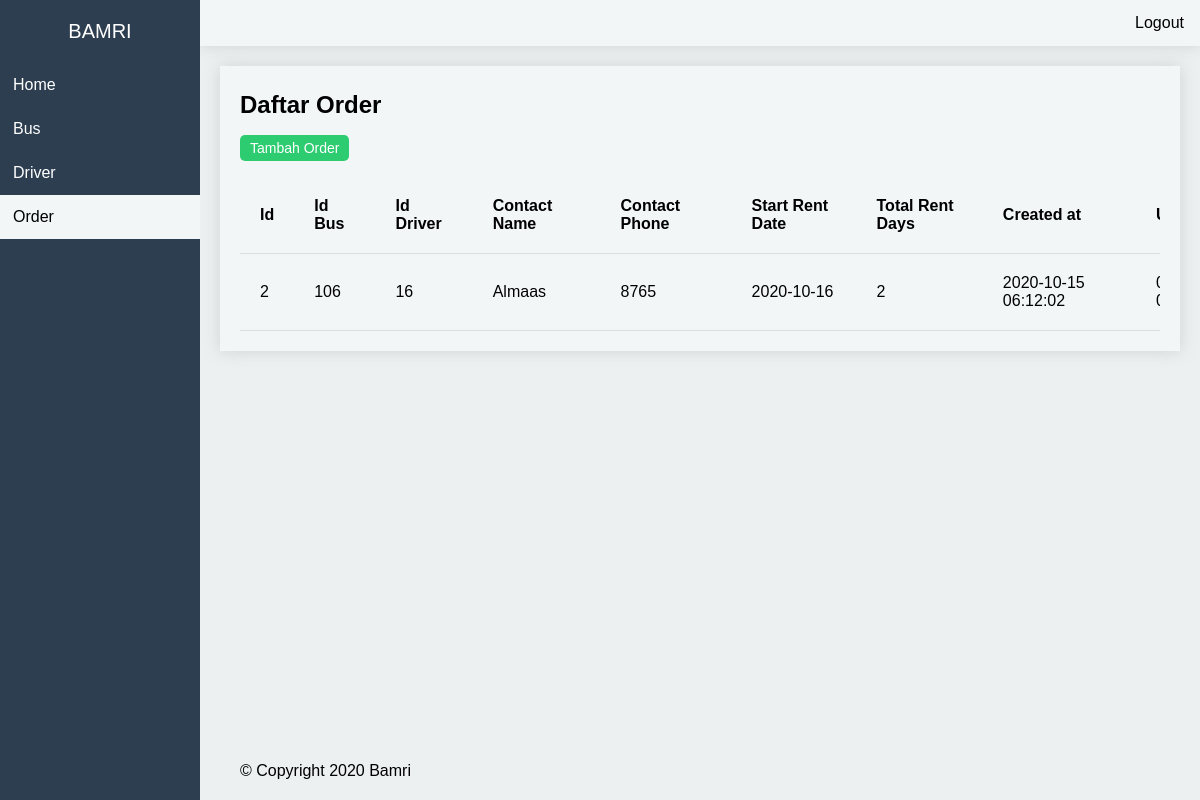
Page /order/order.php (signed in) on the committed database.
### tables this page shows
CREATE TABLE `orders` (
  `id` int(11) NOT NULL,
  `bus_id` int(11) NOT NULL,
  `driver_id` int(11) NOT NULL,
  `contact_name` varchar(255) NOT NULL,
  `contact_phone` varchar(255) NOT NULL,
  `start_rent_date` date NOT NULL,
  `total_rent_days` int(11) NOT NULL,
  `created_at` timestamp NOT NULL DEFAULT CURRENT_TIMESTAMP,
  `updated_at` timestamp NOT NULL DEFAULT '0000-00-00 00:00:00' ON UPDATE CURRENT_TIMESTAMP
);

### order/order.php (the view, shortened to what this page needs)
<!DOCTYPE html>
<html lang="en">
<head>
    <link rel="stylesheet" href="../style.css">
</head>
<body>
    <div class="topnav">
        <a class="logout" href="../logout.php">Logout</a>
    </div>
    <div class="sidenav">
        <a class="logo" href="">BAMRI</a>
        <a href="../index.php">Home</a>
        <a href="../bus/bus.php">Bus</a>
        <a href="../driver/driver.php">Driver</a>
        <a class="active" href="order.php">Order</a>
    </div>
    <div class="content">
        <div class="card">
            <h2>Daftar Order</h2>
            <a class="btn-add" href="add_order.php">Tambah Order</a>
            <div style="overflow-x:auto;">
                <table style="width: 1200px;">
                    <thead>
                        <tr>
                            <th>Id</th>
                            <th>Id Bus</th>
                            <th>Id Driver</th>
                            <th>Contact Name</th>
                            <th>Contact Phone</th>
                            <th>Start Rent Date</th>
                            <th>Total Rent Days</th>
                            <th>Created at</th>
                            <th>Updated at</th>
                        </tr>
                    </thead>
                    <tbody>
                        <?php
                        include "../config.php";
                        $data = mysqli_query($conn, "SELECT * FROM orders");
                        while ($d = mysqli_fetch_array($data)) {
                        ?>
                            <tr>
                                <td><?= $d['id'] ?></td>
                                <td><?= $d['bus_id'] ?></td>
                                <td><?= $d['driver_id'] ?></td>
                                <td><?= $d['contact_name'] ?></td>
                                <td><?= $d['contact_phone'] ?></td>
                                <td><?= $d['start_rent_date'] ?></td>
                                <td><?= $d['total_rent_days'] ?></td>
                                <td><?= $d['created_at'] ?></td>
                                <td><?= $d['updated_at'] ?></td>
                            </tr>
                        <?php
                        }
                        ?>
                    </tbody>
                </table>
            </div>
        </div>
        <div class="footer">&copy; Copyright 2020 Bamri</div>
    </div>
</body>
</html>

### style.css (style rules this page uses)
* { box-sizing: border-box; }
body { margin: 0; font-family: Arial, Helvetica, sans-serif; background-color: #ecf0f1; }
.topnav { overflow: hidden; background-color: #f2f6f7; margin-left: 200px; box-shadow: 0px 0px 15px 0px rgba(200, 200, 200, 0.75); }
.topnav a { float: right; display: block; color: #000; text-align: center; padding: 14px 16px; text-decoration: none; }
.sidenav { height: 100%; width: 200px; position: fixed; z-index: 1; top: 0; left: 0; background-color: #2c3e50; overflow-x: hidden; }
.sidenav a { color: white; padding: 13px; text-decoration: none; display: block; }
.sidenav .active { background-color: #f2f6f7; color: #000; }
.content { margin-left: 200px; padding-left: 20px; }
.card { background-color: #f2f6f7; padding: 5px 20px 20px 20px; margin-top: 20px; margin-right: 20px; box-shadow: 0px 0px 15px 0px rgba(200, 200, 200, 0.75); }
.sidenav .logo { padding: 20px; text-align: center; font-size: 20px; }
table, td, th { border-bottom: 1px solid #ddd; text-align: left; }
table { margin-top: 20px; border-collapse: collapse; width: 1086px; }
th, td { padding: 20px; }
.btn-add { background-color: #2ecc71; padding: 5px 10px 5px 10px; font-size: 14px; color: #fff; text-decoration: none; border-radius: 5px; }
.footer { text-align: center; bottom: 0; position: fixed; padding: 20px; }

### rows in the picture
orders: id "2", bus "106", driver "16", contact_name "Almaas", contact_phone "8765", start_rent_date "2020-10-16", total_rent_days "2", created_at "2020-10-15 06:12:02"
